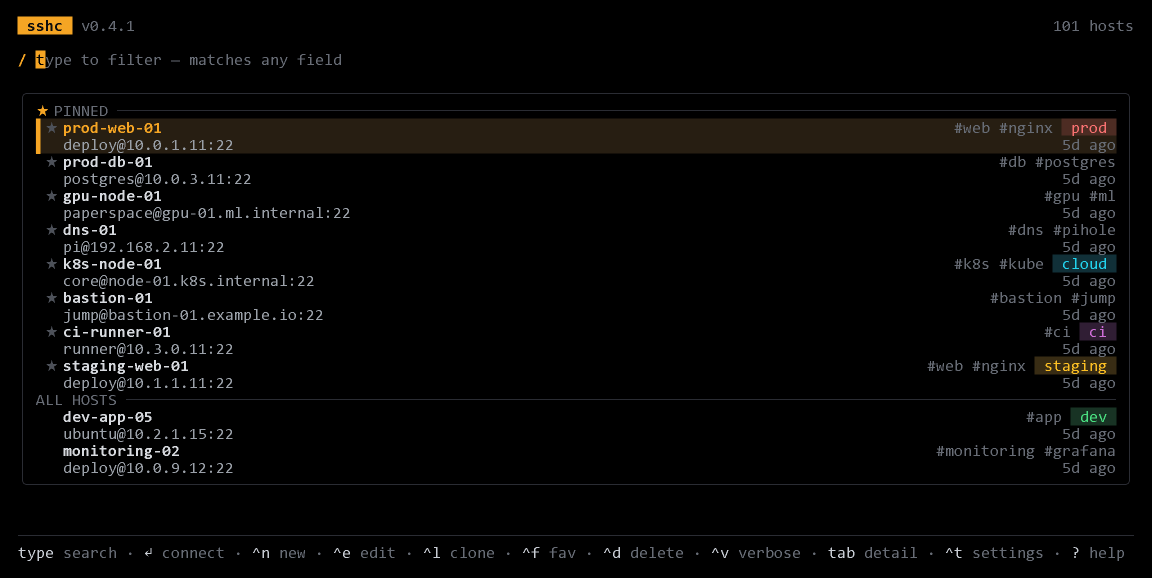
#> input picture demo/01-list.png, 2304 x 1156 px (shown at 1/2 size)
$ python animate.py
#> lines starting #> are read from the running program, lines starting #| are printed output that depends on the picture
#!/usr/bin/env python3
"""Assemble the three demo PNGs into one auto-looping animated WebP.

This is the README's "dynamic preview": a single <img> that cycles
list -> search -> detail in the browser with no JavaScript, so it works
inside a forge README (GitHub strips the JS/CSS a live switcher would
need, but they serve an animated image verbatim and the browser plays it).

WebP (not GIF) keeps the amber accent, env chips, and anti-aliased text
full-colour; GIF's 256-colour palette bands them. Run after `make shots`:

    python demo/animate.py            # -> demo/preview.webp

Requires Pillow (`pip install Pillow`).
"""
from __future__ import annotations

import sys
from pathlib import Path

from PIL import Image

HERE = Path(__file__).resolve().parent

# (frame file, dwell in ms). Detail lingers a touch longer — more to read.
FRAMES = [
    ("01-list.png", 2200),
    ("02-search.png", 2200),
    ("03-detail.png", 2800),
]

WIDTH = 1400  # display width of the WebP; source frames are 2304 wide (2x)
QUALITY = 90  # high enough to keep the monospace text crisp
OUT = HERE / "preview.webp"


def main() -> int:
    imgs: list[Image.Image] = []
    for name, _ in FRAMES:
        p = HERE / name
        if not p.exists():
            print(f"missing {p} (run 'make shots' first)", file=sys.stderr)
            return 1
        im = Image.open(p).convert("RGB")
#> im is the input picture: PIL image 2304x1156 RGB; mean R, G, B 7.2, 6.6, 5.9
        h = round(im.height * WIDTH / im.width)
#> h = 702
        imgs.append(im.resize((WIDTH, h), Image.LANCZOS))

    imgs[0].save(
        OUT,
        format="WEBP",
        save_all=True,
        append_images=imgs[1:],
        duration=[d for _, d in FRAMES],
        loop=0,          # loop forever
        quality=QUALITY,
        method=6,        # slowest encoder pass = best compression
    )
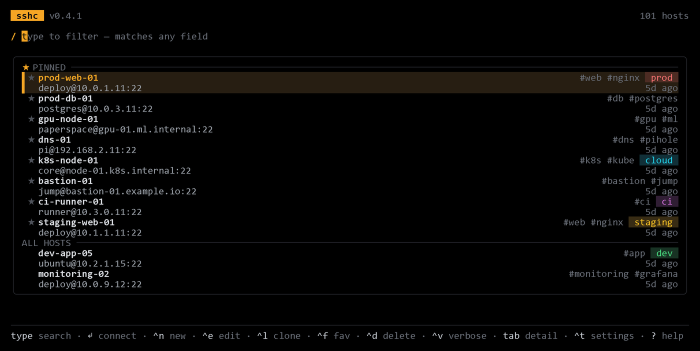
#> saved as preview.webp: PIL image 1400x702 RGB (shown at 1/2 size); mean R, G, B 7.4, 6.9, 6.1
    kb = OUT.stat().st_size / 1024
    print(f"wrote {OUT.name}  {imgs[0].width}x{imgs[0].height}  {len(imgs)} frames  {kb:.0f} KB")
#| wrote preview.webp  1400x702  3 frames  151 KB
    return 0


if __name__ == "__main__":
    raise SystemExit(main())
#> (the program exits here)
